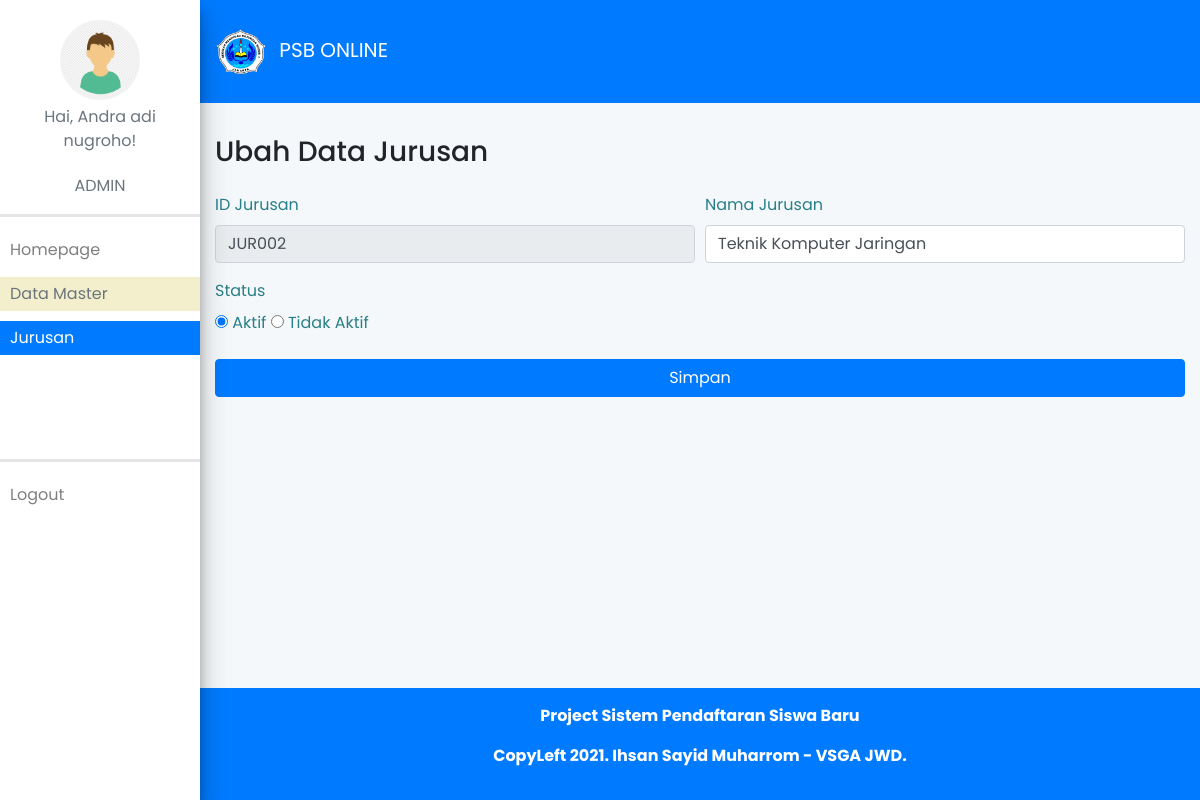
/index.php?p=admin-jurusan-ubah&id=JUR002 (signed in), run on the app's committed database.
### tables this page shows
CREATE TABLE `jurusan` (
  `id` char(6) NOT NULL,
  `nama_jurusan` varchar(100) NOT NULL,
  `status` enum('aktif','tidak-aktif') NOT NULL,
  `created_at` timestamp NULL DEFAULT NULL,
  `updated_at` timestamp NULL DEFAULT NULL
);

### app/admin-jurusan-ubah.php (the view, shortened to what this page needs)
<?php
if (!isset($_POST['simpan'])) {
    if (isset($_GET['id'])) {
        $id_jurusan = $_GET['id'];
        if (!empty($id_jurusan)) {
            $sql = "SELECT * FROM jurusan WHERE id = '{$id_jurusan}';";
            $query = mysqli_query($db_conn, $sql);
            $row = $query->num_rows;
            if ($row > 0) {
                $data = mysqli_fetch_array($query);
            } else {
                echo "<script>alert('ID Jurusan tidak ditemukan!');</script>";
                echo "<meta http-equiv='refresh' content='0; url=index.php?p=admin-jurusan'>";
                exit;
            }
        } else {
            echo "<script>alert('ID Jurusan kosong!');</script>";
            echo "<meta http-equiv='refresh' content='0; url=index.php?p=admin-jurusan'>";
            exit;
        }
    } else {
        echo "<script>alert('ID Jurusan tidak didefinisikan!');</script>";
        echo "<meta http-equiv='refresh' content='0; url=index.php?p=admin-jurusan'>";
        exit;
    }
?>
    <div id="container">
        <div class="page-title">
            <h3>Ubah Data Jurusan</h3>
        </div>
        <div class="page-content">
            <form class="my-4" enctype="multipart/form-data" action="" method="post">
                <div class="form-row">
                    <div class="form-group col-md-6">
                        <label for="id_jurusan">ID Jurusan</label>
                        <input type="text" class="form-control" name="id_jurusan" value="<?php echo $data['id']; ?>" readonly>
                    </div>
                    <div class="form-group col-md-6">
                        <label for="nama_jurusan">Nama Jurusan</label>
                        <input type="text" class="form-control" name="nama_jurusan" value="<?php echo $data['nama_jurusan']; ?>" placeholder="Masukan nama Jurusan">
                    </div>
                </div>
                <div class="form-row">
                    <div class="form-group col-md-12">
                        <label for="status">Status</label> <br>
                        <input type="radio" name="status" value="aktif" id="aktif" required <?php echo $data['status'] == 'aktif' ? 'checked' : ''; ?> >
                        <label for="aktif">Aktif</label>
                        <input type="radio" name="status" value="tidak-aktif" id="tidak_aktif" required <?php echo $data['status'] == 'tidak-aktif' ? 'checked' : ''; ?> >
                        <label for="tidak_aktif">Tidak Aktif</label>
                    </div>
                </div>
                <input type="submit" class="btn btn-primary w-100" name="simpan" value="Simpan" />
            </form>
        </div>
    </div>
<?php
}
?>

### assets/css/style.css (style rules this page uses)
html { position: relative; min-height: 100%; }
body { font-family: 'Poppins', sans-serif; background-color: #F5F8FA; margin: 0 0 100px; }
:root { --primary: #297F87; }
.form-group > label { color: var(--primary); text-align: left !important; }

### data on the page
jurusan: id_jurusan "JUR002", nama_jurusan "Teknik Komputer Jaringan", status "☑ Aktif", status "☐ Tidak Aktif"

### other printed values
$_SESSION['sesi'] "Andra adi nugroho"
$_SESSION['role'] "ADMIN"
$_SITE_INFO "Project Sistem Pendaftaran Siswa Baru"
$_SITE_CREDIT "CopyLeft 2021. Ihsan Sayid Muharrom - VSGA JWD."
